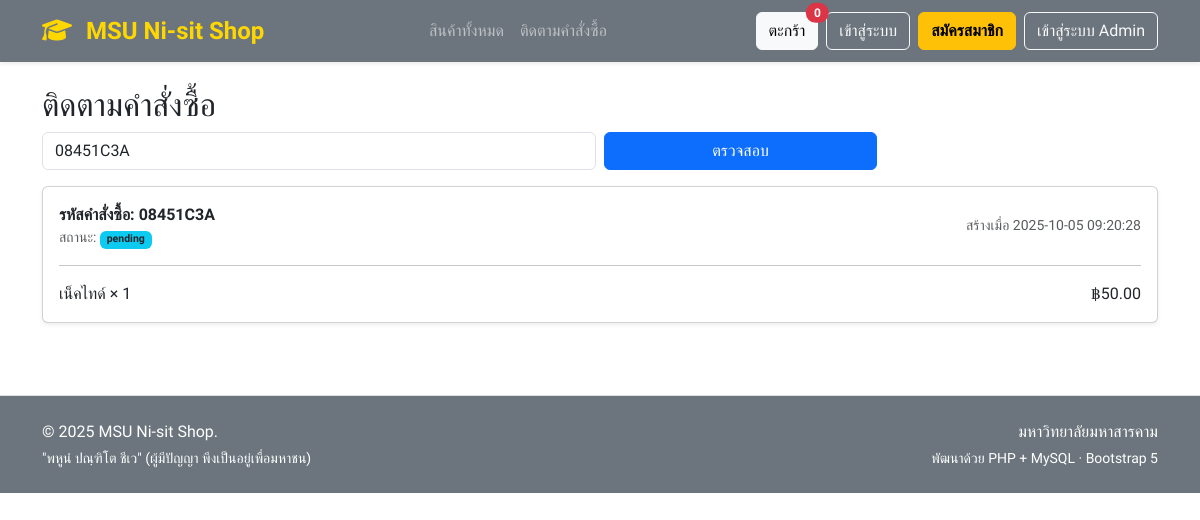
The page /track.php?code=08451C3A on the database its author committed.
### tables this page shows
CREATE TABLE `orders` (
  `id` int(11) NOT NULL,
  `order_code` varchar(12) NOT NULL,
  `user_name` varchar(150) NOT NULL,
  `user_phone` varchar(50) NOT NULL,
  `user_email` varchar(150) DEFAULT NULL,
  `pickup_option` enum('pickup','delivery') NOT NULL DEFAULT 'pickup',
  `pickup_date` date DEFAULT NULL,
  `payment_method` varchar(50) DEFAULT NULL,
  `status` enum('pending','confirmed','preparing','ready_for_pickup','picked_up','cancelled') NOT NULL DEFAULT 'pending',
  `created_at` timestamp NOT NULL DEFAULT current_timestamp()
);

CREATE TABLE `order_items` (
  `id` int(11) NOT NULL,
  `order_id` int(11) NOT NULL,
  `product_id` int(11) NOT NULL,
  `size` varchar(20) DEFAULT NULL,
  `qty` int(11) NOT NULL,
  `unit_price` decimal(10,2) NOT NULL
);

CREATE TABLE `products` (
  `id` int(11) NOT NULL,
  `sku` varchar(50) DEFAULT NULL,
  `name` varchar(150) NOT NULL,
  `description` text DEFAULT NULL,
  `price` decimal(10,2) NOT NULL DEFAULT 0.00,
  `stock` int(11) NOT NULL DEFAULT 0,
  `expected_restock_date` date DEFAULT NULL,
  `image` varchar(255) DEFAULT NULL,
  `is_active` tinyint(1) NOT NULL DEFAULT 1,
  `created_at` timestamp NOT NULL DEFAULT current_timestamp(),
  `updated_at` timestamp NOT NULL DEFAULT current_timestamp() ON UPDATE current_timestamp()
);

### functions.php (called while the page is built, shortened)
<?php
function money($n) { return number_format((float)$n, 2); }

### track.php (the view, shortened to what this page needs)
<?php require_once __DIR__ . '/db.php'; require_once __DIR__ . '/partials/header.php';
$code = trim($_GET['code'] ?? '');
$order = null; $items = [];
if ($code !== '') {
$st = $pdo->prepare('SELECT * FROM orders WHERE order_code = ?');
$st->execute([$code]);
$order = $st->fetch();
if ($order) {
$it = $pdo->prepare('SELECT oi.*, p.name FROM order_items oi JOIN products p ON p.id=oi.product_id WHERE order_id = ?');
$it->execute([$order['id']]);
$items = $it->fetchAll();
}
}
?>
<h2>ติดตามคำสั่งซื้อ</h2>
<form class="row g-2 mb-3" method="get">
<div class="col-md-6">
<input class="form-control" type="text" name="code" placeholder="เช่น ABCD1234" value="<?= htmlspecialchars($code) ?>">
</div>
<div class="col-md-3">
<button class="btn btn-primary w-100">ตรวจสอบ</button>
</div>
</form>
<?php if ($order): ?>
<div class="card card-body shadow-sm">
<div class="d-flex justify-content-between align-items-center">
<div>
<div class="fw-bold">รหัสคำสั่งซื้อ: <?= htmlspecialchars($order['order_code']) ?></div>
<div class="text-muted small">สถานะ: <span class="badge bg-info text-dark"><?= htmlspecialchars($order['status']) ?></span></div>
</div>
<div class="text-end small text-muted">สร้างเมื่อ <?= htmlspecialchars($order['created_at']) ?></div>
</div>
<hr>
<?php foreach ($items as $it): ?>
<div class="d-flex justify-content-between">
<span><?= htmlspecialchars($it['name']) ?> × <?= (int)$it['qty'] ?></span>
<span>฿<?= money($it['unit_price']*$it['qty']) ?></span>
</div>
<?php endforeach; ?>
</div>
<?php endif; ?>
<?php require_once __DIR__ . '/partials/footer.php'; ?>

### rows shown on the page
orders: order_code "08451C3A", status "pending", created_at "2025-10-05 09:20:28"
order_items: product.name "เน็คไทด์", qty "1", money($it['unit_price']*$it['qty']) "50.00"

### other values the page prints
cart_count() "0"
